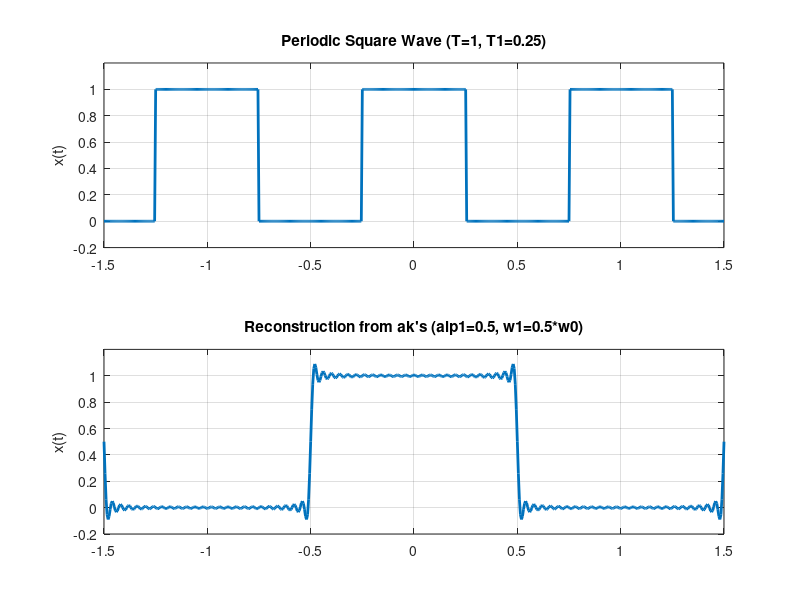

Reproduce this figure in MATLAB.
clc 
clear all 
close all
t = -1.5:0.005:1.5;
% Generation of periodic square wave t = ?1.5:0.005:1.5; 
xcos = cos(2*pi*t); 
xt = xcos>0; 
% FS coefficients of periodic square wave k = -50:50; 
k = -50:50; 
T = 1; 
T1 = 0.25; 
ak = sin(k*2*pi*(T1/T))./(k*pi); 
ak(51) = 2*T1/T; % Manual correction for a0 ?> ak(51)
% Time scaling parameters 
alp1 = 0.5; 
% w's for the time scaled signals w0 = 2*pi/T;
w0 = 2*pi/T;
w1 = alp1*w0; 

% Reconstruction from ak's with 101 terms (M=50) 
xat1 = zeros(1,length(t)); 
for k = -50:50 
xat1 = xat1 +ak(k+51)*exp(1j*k*w1*t); 
end 
figure(1);
subplot(2,1,1);
plot(t,xt,'lineWidth',2);
ylabel('x(t)');
title('Periodic Square Wave (T=1, T1=0.25)'); 
axis([-1.5 1.5 -0.2 1.2]);
grid;
subplot(2,1,2);
plot(t,real(xat1),'lineWidth',2);
ylabel('x(t)');
title('Reconstruction from ak''s (alp1=0.5, w1=0.5*w0)');
axis([-1.5 1.5 -0.2 1.2]);
grid;
